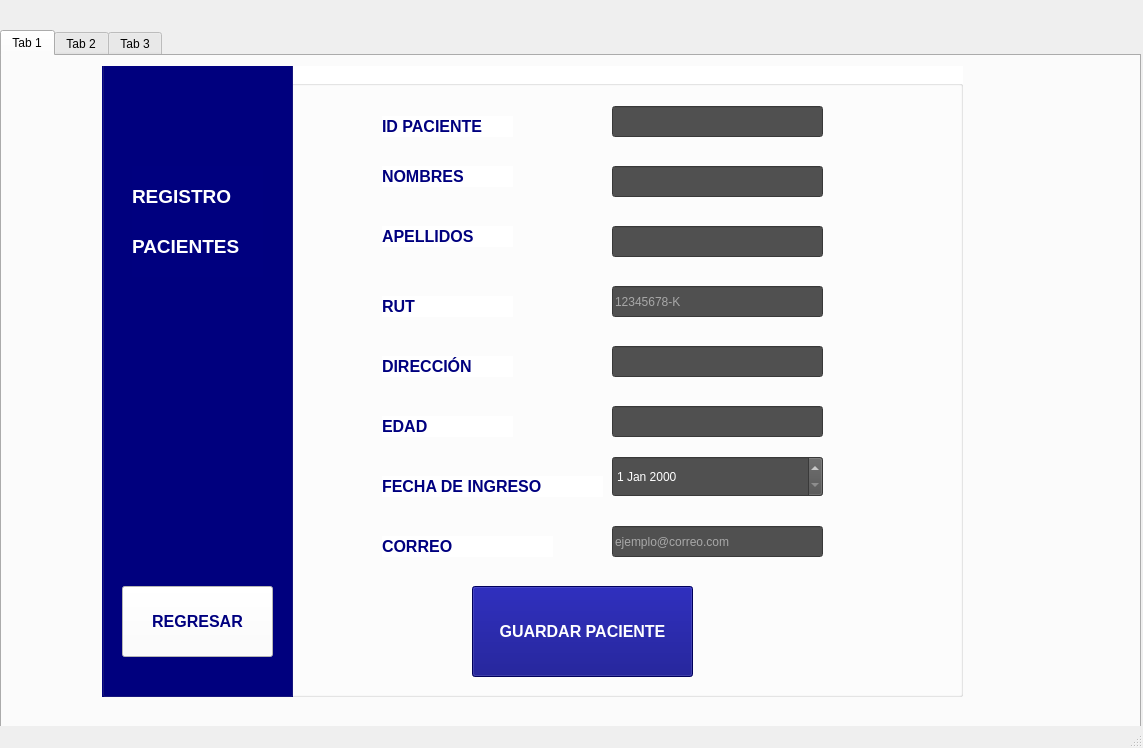
<?xml version="1.0" encoding="UTF-8"?>
<ui version="4.0">
 <class>MainWindow</class>
 <widget class="QMainWindow" name="MainWindow">
  <property name="geometry">
   <rect>
    <x>0</x>
    <y>0</y>
    <width>1143</width>
    <height>748</height>
   </rect>
  </property>
  <property name="windowTitle">
   <string>MainWindow</string>
  </property>
  <widget class="QWidget" name="centralwidget">
   <widget class="QTabWidget" name="tab_widget">
    <property name="geometry">
     <rect>
      <x>0</x>
      <y>30</y>
      <width>1141</width>
      <height>711</height>
     </rect>
    </property>
    <property name="currentIndex">
     <number>0</number>
    </property>
    <widget class="QWidget" name="tab_1">
     <attribute name="title">
      <string>Tab 1</string>
     </attribute>
     <widget class="QGroupBox" name="groupBox">
      <property name="geometry">
       <rect>
        <x>100</x>
        <y>10</y>
        <width>861</width>
        <height>631</height>
       </rect>
      </property>
      <property name="styleSheet">
       <string notr="true">background-color: rgb(255, 255, 255);</string>
      </property>
      <property name="title">
       <string>GroupBox</string>
      </property>
      <widget class="QPushButton" name="boton_guardar_paciente">
       <property name="geometry">
        <rect>
         <x>370</x>
         <y>520</y>
         <width>221</width>
         <height>91</height>
        </rect>
       </property>
       <property name="font">
        <font>
         <family>Arial</family>
         <pointsize>12</pointsize>
         <bold>true</bold>
        </font>
       </property>
       <property name="styleSheet">
        <string notr="true">background-color: rgb(0, 0, 127);
color: rgb(255, 255, 255);</string>
       </property>
       <property name="text">
        <string>GUARDAR PACIENTE</string>
       </property>
      </widget>
      <widget class="QLineEdit" name="txt_id">
       <property name="geometry">
        <rect>
         <x>510</x>
         <y>40</y>
         <width>211</width>
         <height>31</height>
        </rect>
       </property>
       <property name="styleSheet">
        <string notr="true">background-color: rgb(80, 80, 80);
color: rgb(255, 255, 255);</string>
       </property>
      </widget>
      <widget class="QLabel" name="label">
       <property name="geometry">
        <rect>
         <x>280</x>
         <y>50</y>
         <width>131</width>
         <height>21</height>
        </rect>
       </property>
       <property name="font">
        <font>
         <family>Arial</family>
         <pointsize>12</pointsize>
         <bold>true</bold>
        </font>
       </property>
       <property name="styleSheet">
        <string notr="true">color: rgb(0, 0, 127);</string>
       </property>
       <property name="text">
        <string>ID PACIENTE</string>
       </property>
      </widget>
      <widget class="QLineEdit" name="txt_nombres">
       <property name="geometry">
        <rect>
         <x>510</x>
         <y>100</y>
         <width>211</width>
         <height>31</height>
        </rect>
       </property>
       <property name="styleSheet">
        <string notr="true">background-color: rgb(80, 80, 80);
color: rgb(255, 255, 255);</string>
       </property>
      </widget>
      <widget class="QLineEdit" name="txt_apellidos">
       <property name="geometry">
        <rect>
         <x>510</x>
         <y>160</y>
         <width>211</width>
         <height>31</height>
        </rect>
       </property>
       <property name="styleSheet">
        <string notr="true">background-color: rgb(80, 80, 80);
color: rgb(255, 255, 255);</string>
       </property>
      </widget>
      <widget class="QLineEdit" name="txt_rut">
       <property name="geometry">
        <rect>
         <x>510</x>
         <y>220</y>
         <width>211</width>
         <height>31</height>
        </rect>
       </property>
       <property name="styleSheet">
        <string notr="true">background-color: rgb(80, 80, 80);
color: rgb(255, 255, 255);</string>
       </property>
       <property name="placeholderText">
        <string>12345678-K</string>
       </property>
      </widget>
      <widget class="QLineEdit" name="txt_direccion">
       <property name="geometry">
        <rect>
         <x>510</x>
         <y>280</y>
         <width>211</width>
         <height>31</height>
        </rect>
       </property>
       <property name="styleSheet">
        <string notr="true">background-color: rgb(80, 80, 80);
color: rgb(255, 255, 255);</string>
       </property>
      </widget>
      <widget class="QLineEdit" name="txt_edad">
       <property name="geometry">
        <rect>
         <x>510</x>
         <y>340</y>
         <width>211</width>
         <height>31</height>
        </rect>
       </property>
       <property name="styleSheet">
        <string notr="true">background-color: rgb(80, 80, 80);
color: rgb(255, 255, 255);</string>
       </property>
      </widget>
      <widget class="QLineEdit" name="txt_correo">
       <property name="geometry">
        <rect>
         <x>510</x>
         <y>460</y>
         <width>211</width>
         <height>31</height>
        </rect>
       </property>
       <property name="styleSheet">
        <string notr="true">background-color: rgb(80, 80, 80);
color: rgb(255, 255, 255);</string>
       </property>
       <property name="placeholderText">
        <string>ejemplo@correo.com</string>
       </property>
      </widget>
      <widget class="QLabel" name="label_2">
       <property name="geometry">
        <rect>
         <x>280</x>
         <y>100</y>
         <width>131</width>
         <height>21</height>
        </rect>
       </property>
       <property name="font">
        <font>
         <family>Arial</family>
         <pointsize>12</pointsize>
         <bold>true</bold>
        </font>
       </property>
       <property name="styleSheet">
        <string notr="true">color: rgb(0, 0, 127);</string>
       </property>
       <property name="text">
        <string>NOMBRES</string>
       </property>
      </widget>
      <widget class="QLabel" name="label_3">
       <property name="geometry">
        <rect>
         <x>280</x>
         <y>160</y>
         <width>131</width>
         <height>21</height>
        </rect>
       </property>
       <property name="font">
        <font>
         <family>Arial</family>
         <pointsize>12</pointsize>
         <bold>true</bold>
        </font>
       </property>
       <property name="styleSheet">
        <string notr="true">color: rgb(0, 0, 127);</string>
       </property>
       <property name="text">
        <string>APELLIDOS</string>
       </property>
      </widget>
      <widget class="QLabel" name="label_4">
       <property name="geometry">
        <rect>
         <x>280</x>
         <y>230</y>
         <width>131</width>
         <height>21</height>
        </rect>
       </property>
       <property name="font">
        <font>
         <family>Arial</family>
         <pointsize>12</pointsize>
         <bold>true</bold>
        </font>
       </property>
       <property name="styleSheet">
        <string notr="true">color: rgb(0, 0, 127);
</string>
       </property>
       <property name="text">
        <string>RUT</string>
       </property>
      </widget>
      <widget class="QLabel" name="label_5">
       <property name="geometry">
        <rect>
         <x>280</x>
         <y>290</y>
         <width>131</width>
         <height>21</height>
        </rect>
       </property>
       <property name="font">
        <font>
         <family>Arial</family>
         <pointsize>12</pointsize>
         <bold>true</bold>
        </font>
       </property>
       <property name="styleSheet">
        <string notr="true">color: rgb(0, 0, 127);</string>
       </property>
       <property name="text">
        <string>DIRECCIÓN</string>
       </property>
      </widget>
      <widget class="QLabel" name="label_6">
       <property name="geometry">
        <rect>
         <x>280</x>
         <y>350</y>
         <width>131</width>
         <height>21</height>
        </rect>
       </property>
       <property name="font">
        <font>
         <family>Arial</family>
         <pointsize>12</pointsize>
         <bold>true</bold>
        </font>
       </property>
       <property name="styleSheet">
        <string notr="true">color: rgb(0, 0, 127);
</string>
       </property>
       <property name="text">
        <string>EDAD</string>
       </property>
      </widget>
      <widget class="QLabel" name="label_7">
       <property name="geometry">
        <rect>
         <x>280</x>
         <y>410</y>
         <width>221</width>
         <height>21</height>
        </rect>
       </property>
       <property name="font">
        <font>
         <family>Arial</family>
         <pointsize>12</pointsize>
         <bold>true</bold>
        </font>
       </property>
       <property name="styleSheet">
        <string notr="true">color: rgb(0, 0, 127);</string>
       </property>
       <property name="text">
        <string>FECHA DE INGRESO</string>
       </property>
      </widget>
      <widget class="QLabel" name="label_8">
       <property name="geometry">
        <rect>
         <x>280</x>
         <y>470</y>
         <width>171</width>
         <height>21</height>
        </rect>
       </property>
       <property name="font">
        <font>
         <family>Arial</family>
         <pointsize>12</pointsize>
         <bold>true</bold>
        </font>
       </property>
       <property name="styleSheet">
        <string notr="true">color: rgb(0, 0, 127);</string>
       </property>
       <property name="text">
        <string>CORREO</string>
       </property>
      </widget>
      <widget class="QGroupBox" name="groupBox_2">
       <property name="geometry">
        <rect>
         <x>0</x>
         <y>-20</y>
         <width>191</width>
         <height>651</height>
        </rect>
       </property>
       <property name="styleSheet">
        <string notr="true">background-color: rgb(0, 0, 127);</string>
       </property>
       <property name="title">
        <string>GroupBox</string>
       </property>
       <widget class="QLabel" name="label_15">
        <property name="geometry">
         <rect>
          <x>30</x>
          <y>120</y>
          <width>131</width>
          <height>61</height>
         </rect>
        </property>
        <property name="font">
         <font>
          <family>Arial</family>
          <pointsize>14</pointsize>
          <bold>true</bold>
         </font>
        </property>
        <property name="styleSheet">
         <string notr="true">color: rgb(255, 255, 255);</string>
        </property>
        <property name="text">
         <string>REGISTRO</string>
        </property>
       </widget>
       <widget class="QLabel" name="label_16">
        <property name="geometry">
         <rect>
          <x>30</x>
          <y>170</y>
          <width>131</width>
          <height>61</height>
         </rect>
        </property>
        <property name="font">
         <font>
          <family>Arial</family>
          <pointsize>14</pointsize>
          <bold>true</bold>
         </font>
        </property>
        <property name="styleSheet">
         <string notr="true">color: rgb(255, 255, 255);</string>
        </property>
        <property name="text">
         <string>PACIENTES</string>
        </property>
       </widget>
       <widget class="QPushButton" name="boton_regresar1">
        <property name="geometry">
         <rect>
          <x>20</x>
          <y>540</y>
          <width>151</width>
          <height>71</height>
         </rect>
        </property>
        <property name="font">
         <font>
          <family>Arial</family>
          <pointsize>12</pointsize>
          <bold>true</bold>
         </font>
        </property>
        <property name="styleSheet">
         <string notr="true">background-color: rgb(255, 255, 255);
color: rgb(0, 0, 127);</string>
        </property>
        <property name="text">
         <string>REGRESAR</string>
        </property>
       </widget>
      </widget>
      <widget class="QDateEdit" name="fecha_ingreso">
       <property name="geometry">
        <rect>
         <x>510</x>
         <y>390</y>
         <width>211</width>
         <height>41</height>
        </rect>
       </property>
       <property name="styleSheet">
        <string notr="true">background-color: rgb(80, 80, 80);
color: rgb(255, 255, 255);</string>
       </property>
      </widget>
     </widget>
    </widget>
    <widget class="QWidget" name="tab_2">
     <attribute name="title">
      <string>Tab 2</string>
     </attribute>
     <widget class="QGroupBox" name="groupBox_3">
      <property name="geometry">
       <rect>
        <x>60</x>
        <y>20</y>
        <width>951</width>
        <height>601</height>
       </rect>
      </property>
      <property name="styleSheet">
       <string notr="true">background-color: rgb(255, 255, 255);</string>
      </property>
      <property name="title">
       <string>GroupBox</string>
      </property>
      <widget class="QLineEdit" name="txt_id_paciente_asociado">
       <property name="geometry">
        <rect>
         <x>550</x>
         <y>70</y>
         <width>211</width>
         <height>31</height>
        </rect>
       </property>
       <property name="styleSheet">
        <string notr="true">background-color: rgb(80, 80, 80);
color: rgb(255, 255, 255);</string>
       </property>
      </widget>
      <widget class="QComboBox" name="cb_tipo_examen">
       <property name="geometry">
        <rect>
         <x>550</x>
         <y>140</y>
         <width>211</width>
         <height>31</height>
        </rect>
       </property>
       <property name="styleSheet">
        <string notr="true">background-color: rgb(80, 80, 80);
color: rgb(255, 255, 255);</string>
       </property>
       <item>
        <property name="text">
         <string>HEMOGRAMA COMPLETO</string>
        </property>
       </item>
       <item>
        <property name="text">
         <string>PERFIL BIOQUÍMICO</string>
        </property>
       </item>
       <item>
        <property name="text">
         <string>PERFIL LIPÍDICO</string>
        </property>
       </item>
       <item>
        <property name="text">
         <string>UROCULTIVO</string>
        </property>
       </item>
       <item>
        <property name="text">
         <string>PCR INMUNOLÓGICO</string>
        </property>
       </item>
      </widget>
      <widget class="QLineEdit" name="txt_resultado_examen">
       <property name="geometry">
        <rect>
         <x>550</x>
         <y>290</y>
         <width>351</width>
         <height>131</height>
        </rect>
       </property>
       <property name="styleSheet">
        <string notr="true">background-color: rgb(80, 80, 80);
color: rgb(255, 255, 255);</string>
       </property>
      </widget>
      <widget class="QLabel" name="label_11">
       <property name="geometry">
        <rect>
         <x>290</x>
         <y>300</y>
         <width>251</width>
         <height>21</height>
        </rect>
       </property>
       <property name="font">
        <font>
         <family>Arial</family>
         <pointsize>12</pointsize>
         <bold>true</bold>
        </font>
       </property>
       <property name="styleSheet">
        <string notr="true">color: rgb(0, 0, 127);</string>
       </property>
       <property name="text">
        <string>RESULTADO DE EXÁMEN</string>
       </property>
      </widget>
      <widget class="QLabel" name="label_9">
       <property name="geometry">
        <rect>
         <x>290</x>
         <y>70</y>
         <width>251</width>
         <height>21</height>
        </rect>
       </property>
       <property name="font">
        <font>
         <family>Arial</family>
         <pointsize>12</pointsize>
         <bold>true</bold>
        </font>
       </property>
       <property name="styleSheet">
        <string notr="true">color: rgb(0, 0, 127);</string>
       </property>
       <property name="text">
        <string>ID PACIENTE ASOCIADO</string>
       </property>
      </widget>
      <widget class="QLabel" name="label_10">
       <property name="geometry">
        <rect>
         <x>290</x>
         <y>140</y>
         <width>251</width>
         <height>21</height>
        </rect>
       </property>
       <property name="font">
        <font>
         <family>Arial</family>
         <pointsize>12</pointsize>
         <bold>true</bold>
        </font>
       </property>
       <property name="styleSheet">
        <string notr="true">color: rgb(0, 0, 127);</string>
       </property>
       <property name="text">
        <string>SELECCIÓN DE EXÁMEN</string>
       </property>
      </widget>
      <widget class="QLabel" name="label_12">
       <property name="geometry">
        <rect>
         <x>290</x>
         <y>220</y>
         <width>251</width>
         <height>21</height>
        </rect>
       </property>
       <property name="font">
        <font>
         <family>Arial</family>
         <pointsize>12</pointsize>
         <bold>true</bold>
        </font>
       </property>
       <property name="styleSheet">
        <string notr="true">color: rgb(0, 0, 127);</string>
       </property>
       <property name="text">
        <string>FECHA DE EXÁMEN</string>
       </property>
      </widget>
      <widget class="QPushButton" name="boton_registrar_examen">
       <property name="geometry">
        <rect>
         <x>410</x>
         <y>480</y>
         <width>261</width>
         <height>101</height>
        </rect>
       </property>
       <property name="font">
        <font>
         <family>Arial</family>
         <pointsize>12</pointsize>
         <bold>true</bold>
        </font>
       </property>
       <property name="styleSheet">
        <string notr="true">background-color: rgb(0, 0, 127);
color: rgb(255, 255, 255);</string>
       </property>
       <property name="text">
        <string>REGISTRAR RESULTADO</string>
       </property>
      </widget>
      <widget class="QGroupBox" name="groupBox_4">
       <property name="geometry">
        <rect>
         <x>0</x>
         <y>-20</y>
         <width>171</width>
         <height>621</height>
        </rect>
       </property>
       <property name="styleSheet">
        <string notr="true">background-color: rgb(0, 0, 127);</string>
       </property>
       <property name="title">
        <string>GroupBox</string>
       </property>
       <widget class="QLabel" name="label_17">
        <property name="geometry">
         <rect>
          <x>20</x>
          <y>150</y>
          <width>131</width>
          <height>61</height>
         </rect>
        </property>
        <property name="font">
         <font>
          <family>Arial</family>
          <pointsize>14</pointsize>
          <bold>true</bold>
         </font>
        </property>
        <property name="styleSheet">
         <string notr="true">color: rgb(255, 255, 255);</string>
        </property>
        <property name="text">
         <string>REGISTRO</string>
        </property>
       </widget>
       <widget class="QLabel" name="label_18">
        <property name="geometry">
         <rect>
          <x>20</x>
          <y>190</y>
          <width>131</width>
          <height>61</height>
         </rect>
        </property>
        <property name="font">
         <font>
          <family>Arial</family>
          <pointsize>14</pointsize>
          <bold>true</bold>
         </font>
        </property>
        <property name="styleSheet">
         <string notr="true">color: rgb(255, 255, 255);</string>
        </property>
        <property name="text">
         <string>EXÁMENES</string>
        </property>
       </widget>
       <widget class="QPushButton" name="boton_regresar2">
        <property name="geometry">
         <rect>
          <x>10</x>
          <y>480</y>
          <width>151</width>
          <height>71</height>
         </rect>
        </property>
        <property name="font">
         <font>
          <family>Arial</family>
          <pointsize>12</pointsize>
          <bold>true</bold>
         </font>
        </property>
        <property name="styleSheet">
         <string notr="true">background-color: rgb(255, 255, 255);
color: rgb(0, 0, 127);</string>
        </property>
        <property name="text">
         <string>REGRESAR</string>
        </property>
       </widget>
      </widget>
      <widget class="QDateEdit" name="fecha_examen">
       <property name="geometry">
        <rect>
         <x>550</x>
         <y>210</y>
         <width>211</width>
         <height>41</height>
        </rect>
       </property>
       <property name="styleSheet">
        <string notr="true">background-color: rgb(80, 80, 80);
color: rgb(255, 255, 255);</string>
       </property>
      </widget>
     </widget>
    </widget>
    <widget class="QWidget" name="tab_3">
     <attribute name="title">
      <string>Tab 3</string>
     </attribute>
     <widget class="QLabel" name="label_13">
      <property name="geometry">
       <rect>
        <x>550</x>
        <y>60</y>
        <width>451</width>
        <height>21</height>
       </rect>
      </property>
      <property name="font">
       <font>
        <family>Arial</family>
        <pointsize>12</pointsize>
        <bold>true</bold>
       </font>
      </property>
      <property name="styleSheet">
       <string notr="true">background-color: rgb(255, 255, 255);
color: rgb(0, 0, 127);</string>
      </property>
      <property name="text">
       <string>TOTAL PACIENTES REGISTRADOS: 0</string>
      </property>
     </widget>
     <widget class="QWidget" name="widget" native="true">
      <property name="geometry">
       <rect>
        <x>560</x>
        <y>160</y>
        <width>451</width>
        <height>381</height>
       </rect>
      </property>
     </widget>
     <widget class="QGroupBox" name="groupBox_5">
      <property name="geometry">
       <rect>
        <x>0</x>
        <y>-20</y>
        <width>1061</width>
        <height>661</height>
       </rect>
      </property>
      <property name="styleSheet">
       <string notr="true">background-color: rgb(0, 0, 127);</string>
      </property>
      <property name="title">
       <string>GroupBox</string>
      </property>
      <widget class="QGroupBox" name="groupBox_6">
       <property name="geometry">
        <rect>
         <x>530</x>
         <y>0</y>
         <width>531</width>
         <height>671</height>
        </rect>
       </property>
       <property name="styleSheet">
        <string notr="true">background-color: rgb(255, 255, 255);</string>
       </property>
       <property name="title">
        <string>GroupBox</string>
       </property>
       <widget class="QLabel" name="label_14">
        <property name="geometry">
         <rect>
          <x>20</x>
          <y>120</y>
          <width>461</width>
          <height>21</height>
         </rect>
        </property>
        <property name="font">
         <font>
          <family>Arial</family>
          <pointsize>12</pointsize>
          <bold>true</bold>
         </font>
        </property>
        <property name="styleSheet">
         <string notr="true">color: rgb(0, 0, 127);
background-color: rgb(255, 255, 255);</string>
        </property>
        <property name="text">
         <string>PROMEDIO DE EDAD: 0 AÑOS</string>
        </property>
       </widget>
      </widget>
      <widget class="QPushButton" name="boton_guardar_paciente_3">
       <property name="geometry">
        <rect>
         <x>10</x>
         <y>560</y>
         <width>241</width>
         <height>61</height>
        </rect>
       </property>
       <property name="font">
        <font>
         <family>Arial</family>
         <pointsize>12</pointsize>
         <bold>true</bold>
        </font>
       </property>
       <property name="styleSheet">
        <string notr="true">background-color: rgb(255, 255, 255);
color: rgb(0, 0, 127);</string>
       </property>
       <property name="text">
        <string>ELIMINAR REGISTRO</string>
       </property>
      </widget>
      <widget class="QPushButton" name="boton_modificar">
       <property name="geometry">
        <rect>
         <x>270</x>
         <y>560</y>
         <width>241</width>
         <height>61</height>
        </rect>
       </property>
       <property name="font">
        <font>
         <family>Arial</family>
         <pointsize>12</pointsize>
         <bold>true</bold>
        </font>
       </property>
       <property name="styleSheet">
        <string notr="true">background-color: rgb(255, 255, 255);
color: rgb(0, 0, 127);</string>
       </property>
       <property name="text">
        <string>MODIFICAR REGISTRO</string>
       </property>
      </widget>
      <widget class="QLineEdit" name="txt_id_paciente_asociado_2">
       <property name="geometry">
        <rect>
         <x>20</x>
         <y>60</y>
         <width>211</width>
         <height>41</height>
        </rect>
       </property>
       <property name="styleSheet">
        <string notr="true">background-color: rgb(80, 80, 80);
color: rgb(255, 255, 255);</string>
       </property>
      </widget>
      <widget class="QPushButton" name="boton_guardar_paciente_2">
       <property name="geometry">
        <rect>
         <x>290</x>
         <y>60</y>
         <width>201</width>
         <height>41</height>
        </rect>
       </property>
       <property name="font">
        <font>
         <family>Arial</family>
         <pointsize>12</pointsize>
         <bold>true</bold>
        </font>
       </property>
       <property name="styleSheet">
        <string notr="true">background-color: rgb(255, 255, 255);
color: rgb(0, 0, 127);</string>
       </property>
       <property name="text">
        <string>BUSCAR</string>
       </property>
      </widget>
      <widget class="QTableWidget" name="tableWidget">
       <property name="geometry">
        <rect>
         <x>40</x>
         <y>170</y>
         <width>441</width>
         <height>371</height>
        </rect>
       </property>
       <property name="styleSheet">
        <string notr="true">background-color: rgb(255, 255, 255);
color: rgb(0, 0, 0);</string>
       </property>
      </widget>
      <widget class="QLabel" name="txt_nombre_encontrado">
       <property name="geometry">
        <rect>
         <x>40</x>
         <y>130</y>
         <width>441</width>
         <height>21</height>
        </rect>
       </property>
       <property name="font">
        <font>
         <family>Arial</family>
         <pointsize>12</pointsize>
         <bold>true</bold>
        </font>
       </property>
       <property name="styleSheet">
        <string notr="true">color: rgb(0, 0, 127);
background-color: rgb(255, 255, 255);</string>
       </property>
       <property name="text">
        <string>PACIENTE:  - </string>
       </property>
      </widget>
     </widget>
     <zorder>groupBox_5</zorder>
     <zorder>label_13</zorder>
     <zorder>widget</zorder>
    </widget>
   </widget>
  </widget>
  <widget class="QMenuBar" name="menubar">
   <property name="geometry">
    <rect>
     <x>0</x>
     <y>0</y>
     <width>1143</width>
     <height>33</height>
    </rect>
   </property>
  </widget>
  <widget class="QStatusBar" name="statusbar"/>
 </widget>
 <resources/>
 <connections/>
</ui>
